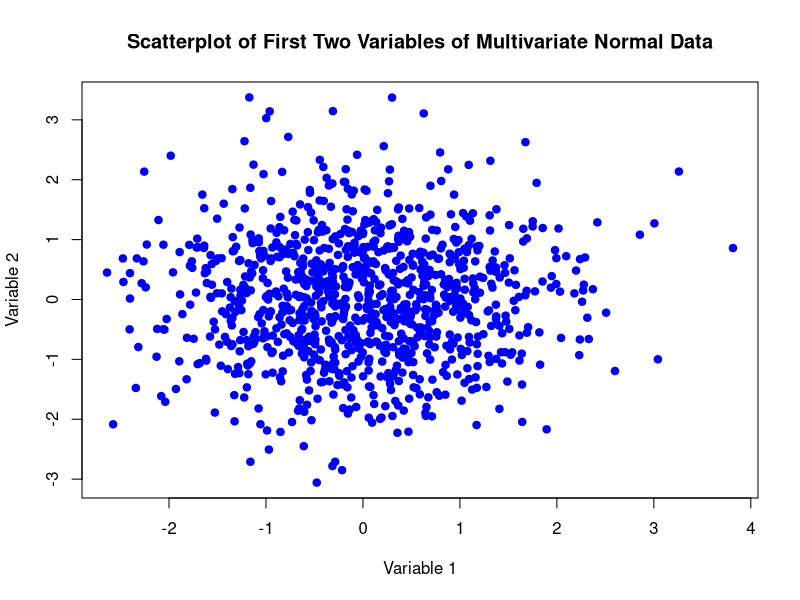
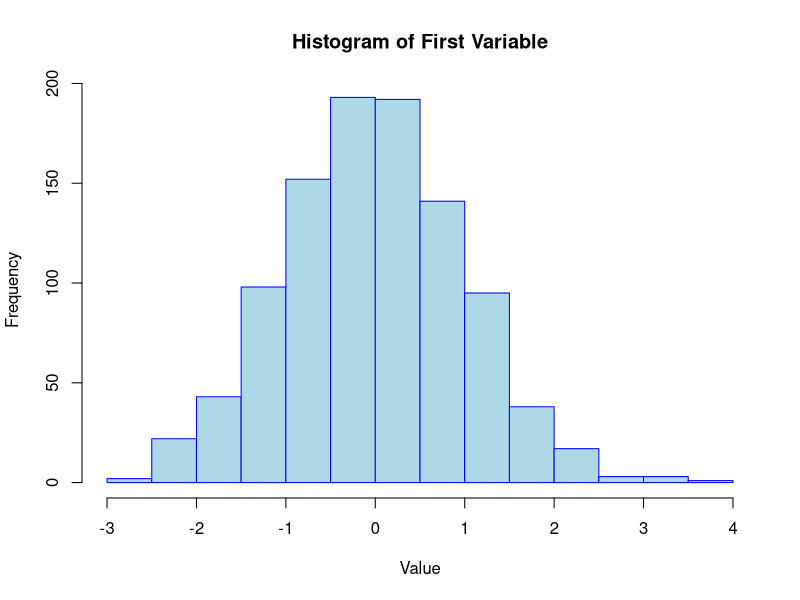

Here is the R script that generated these plots, in order:
## ---- chunk 1
# Load the necessary library
library(MASS)

# Set parameters for the simulation
p <- 4  # Number of variables
N <- 1000  # Number of samples
mean_vec <- rep(0, p)  # Mean vector for the multivariate normal distribution
cov_mat <- diag(p)  # Covariance matrix (identity matrix here for simplicity)

# Set seed for reproducibility
set.seed(2025)
## ---- chunk 2
# Generate the data
mvnorm_samples <- mvrnorm(n = N, mu = mean_vec, Sigma = cov_mat)

# View the first few rows of the simulated data
head(mvnorm_samples)
## ---- chunk 3
# Plot the first two variables of the multivariate normal data
plot(
  mvnorm_samples[, 1], 
  mvnorm_samples[, 2], 
  main = "Scatterplot of First Two Variables of Multivariate Normal Data",
  xlab = "Variable 1", 
  ylab = "Variable 2", 
  pch = 19,
  col = "blue"
)
## ---- chunk 4
# Plot the histogram of the first variable
hist(
  mvnorm_samples[, 1], 
  main = "Histogram of First Variable", 
  xlab = "Value", 
  col = "lightblue", 
  border = "blue"
)
